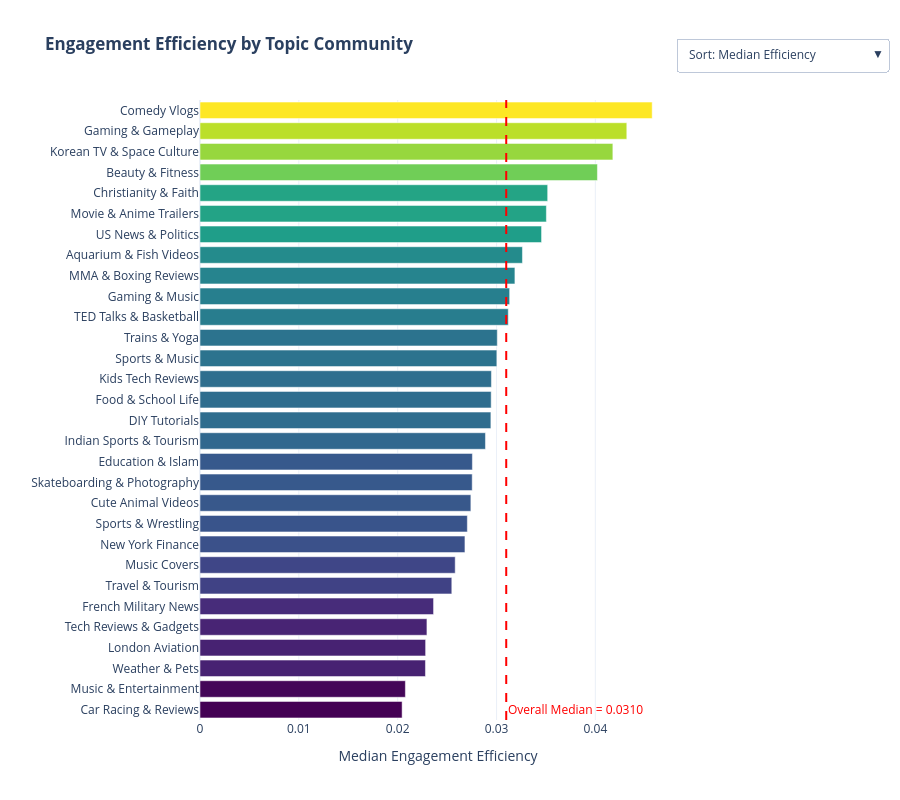

The notebook cell saved with this chart:
### Code cell
df_keywords = pd.read_csv(CACHED_RESUTLS_DIR + "/flourish_topic_hierarchy.csv")

# Expect columns like in your screenshot:
# topic_id, topic_label, keyword, probability, count_channel, prop_outperformer

# ------------------------------------------------------------
# 1) Build "top 3 keywords" string per topic_label from df_keywords
# ------------------------------------------------------------
TOP_N = 3

df_kw_top = (
    df_keywords
    .sort_values(["topic_label", "probability"], ascending=[True, False])
    .groupby("topic_label", as_index=False)
    .agg({
        "keyword": lambda s: ", ".join(s.head(TOP_N)),
        "count_channel": "first",        # same within a topic_label in your file
        "prop_outperformer": "first"     # same within a topic_label in your file
    })
    .rename(columns={"keyword": "clean_keywords"})
)

# Optional: if you prefer nicer display (e.g., "how_to" -> "how to")
df_kw_top["clean_keywords"] = df_kw_top["clean_keywords"].str.replace("_", " ", regex=False)

# ------------------------------------------------------------
# 2) Aggregate efficiency stats from df_analysis_test (same as before, minus keywords)
# ------------------------------------------------------------
df_agg = df_analysis_test[df_analysis_test["topic_id"] == df_analysis_test["dominant_topic_id"]].copy()

df_plot = (
    df_agg.groupby("topic_label", as_index=False)
    .agg({
        "avg_engagement_efficiency": "median",
        "channel_id": "count",
        "subscribers_cc": "sum",
    })
)

# ------------------------------------------------------------
# 3) Merge in keywords + (optional) topic-level stats from the csv
# ------------------------------------------------------------
df_plot = df_plot.merge(df_kw_top, on="topic_label", how="left")

# If some topics are missing from df_keywords, avoid NaNs in hover
df_plot["clean_keywords"] = df_plot["clean_keywords"].fillna("(no keywords)")
df_plot["prop_outperformer"] = df_plot["prop_outperformer"].fillna(float("nan"))
df_plot["count_channel"] = df_plot["count_channel"].fillna(df_plot["channel_id"])

df_plot = df_plot.sort_values("avg_engagement_efficiency")

# 1) Sort by median engagement efficiency (descending)
order_by_median = (
    df_plot.sort_values("avg_engagement_efficiency")["topic_label"]
    .tolist()
)

# 2) Sort by proportion of outperformers (descending)
order_by_outperf = (
    df_plot.sort_values("prop_outperformer")["topic_label"]
    .tolist()
)

# Keep df_plot in one "default" order for the initial render (choose median)
df_plot = df_plot.set_index("topic_label").loc[order_by_median].reset_index()

# ------------------------------------------------------------
# 4) Plot (same structure, updated hover fields)
# ------------------------------------------------------------
overall_median = df_agg["avg_engagement_efficiency"].median()
fig = go.Figure()
fig.add_vline(
    x=overall_median,
    line_width=2,
    line_dash="dash",
    line_color="red",
    annotation_text=f"Overall Median = {overall_median:.4f}",
    annotation_position="bottom right",
    annotation_font=dict(
        color="red",
        size=12,
    ),
)

# customdata columns order matters for hovertemplate indexing
custom_cols = ["clean_keywords", "channel_id", "prop_outperformer"]
customdata = df_plot[custom_cols].to_numpy()

fig.add_trace(go.Bar(
    x=df_plot["avg_engagement_efficiency"],
    y=df_plot["topic_label"],
    orientation="h",
    marker=dict(
        color=df_plot["avg_engagement_efficiency"],
        colorscale="Viridis",
        line=dict(color="rgba(255, 255, 255, 0.5)", width=1),
    ),
    customdata=customdata,
    hovertemplate=(
        "<b>Community: %{y}</b><br>"
        "Median Efficiency: <b>%{x:.4f}</b><br>"
        "Channels in Topic: %{customdata[1]}<br>"
        "Top Keywords: <i>%{customdata[0]}</i><br>"
        "Outperformer Proportion: <b>%{customdata[2]:.2%}</b>"
        "<extra></extra>"
    ),
))

fig.update_layout(
    updatemenus=[
        dict(
            buttons=[
                dict(
                    label="Sort: Median Efficiency",
                    method="relayout",
                    args=[{
                        "yaxis.categoryorder": "array",
                        "yaxis.categoryarray": order_by_median
                    }],
                ),
                dict(
                    label="Sort: Outperformer Proportion",
                    method="relayout",
                    args=[{
                        "yaxis.categoryorder": "array",
                        "yaxis.categoryarray": order_by_outperf
                    }],
                ),
            ],
            direction="down",
            showactive=True,
            x=1.00,
            y=1.10,
            xanchor="left",
            yanchor="top",
        )
    ],
    title="<b>Engagement Efficiency by Topic Community</b>",
    xaxis_title="Median Engagement Efficiency",
    template="plotly_white",
    height=800,
    xaxis_rangeslider_visible=False,
    margin=dict(l=200),
)

fig.show()

### Figure 1 — Plotly figure (JSON) as saved in the notebook; plotly's stock layout.template omitted (floating-point values rounded to 4 significant figures)
{"data": [{"customdata": [["car, cars, racing", 2173, 0.005522], ["music, entertainment, dance", 3412, 0.006741], ["weather, funny pets, german", 550, 0.02545], ["london, uk, england", 1102, 0.02087], ["technology, tech, mobile", 1924, 0.01091], ["military, france, army", 769, 0.0104], ["travel, adventure, tour", 2152, 0.01626], ["music, disney, cover", 4364, 0.006645], ["new york, money, halloween", 985, 0.03756], ["nfl, wrestling, wwe", 1710, 0.02807], ["cute, animals, dog", 967, 0.03413], ["top 10, freestyle, photography", 1023, 0.01271], ["education, science, english", 886, 0.01919], ["india, interview, high", 938, 0.01493], ["how to, tutorial, diy", 30644, 0.02996], ["food, school, college", 882, 0.03061], ["android, kids, unboxing", 2263, 0.02961], ["football, art, soccer", 3519, 0.01449], ["train, trains, yoga", 787, 0.05337], ["basketball, nba, english", 1010, 0.02277], ["music, environment, nintendo", 2591, 0.0193], ["review, boxing, mma", 1198, 0.02922], ["fish, aquarium, water", 2522, 0.04758], ["news, politics, donald trump", 954, 0.08386], ["trailer, movie, film", 3414, 0.02841], ["jesus, god, christian", 1946, 0.03289], ["beauty, makeup, fashion", 4764, 0.0296], ["tv, korea, korean", 1834, 0.03053], ["gameplay, games, gaming", 6023, 0.05612], ["comedy, vlog, hilarious", 4499, 0.05579]], "hovertemplate": "<b>Community: %{y}</b><br>Median Efficiency: <b>%{x:.4f}</b><br>Channels in Topic: %{customdata[1]}<br>Top Keywords: <i>%{customdata[0]}</i><br>Outperformer Proportion: <b>%{customdata[2]:.2%}</b><extra></extra>", "marker": {"color": [0.02045, 0.02078, 0.02281, 0.02283, 0.02296, 0.02363, 0.02547, 0.02582, 0.0268, 0.02705, 0.0274, 0.02754, 0.02756, 0.02888, 0.02943, 0.02946, 0.02948, 0.03003, 0.03008, 0.03119, 0.03133, 0.03186, 0.03262, 0.03456, 0.03504, 0.03518, 0.04021, 0.04177, 0.04318, 0.04575], "colorscale": [[0, "#440154"], [0.1111, "#482878"], [0.2222, "#3e4989"], [0.3333, "#31688e"], [0.4444, "#26828e"], [0.5556, "#1f9e89"], [0.6667, "#35b779"], [0.7778, "#6ece58"], [0.8889, "#b5de2b"], [1, "#fde725"]], "line": {"color": "rgba(255, 255, 255, 0.5)", "width": 1}}, "orientation": "h", "type": "bar", "x": [0.02045, 0.02078, 0.02281, 0.02283, 0.02296, 0.02363, 0.02547, 0.02582, 0.0268, 0.02705, 0.0274, 0.02754, 0.02756, 0.02888, 0.02943, 0.02946, 0.02948, 0.03003, 0.03008, 0.03119, 0.03133, 0.03186, 0.03262, 0.03456, 0.03504, 0.03518, 0.04021, 0.04177, 0.04318, 0.04575], "y": ["Car Racing & Reviews", "Music & Entertainment", "Weather & Pets", "London Aviation", "Tech Reviews & Gadgets", "French Military News", "Travel & Tourism", "Music Covers", "New York Finance", "Sports & Wrestling", "Cute Animal Videos", "Skateboarding & Photography", "Education & Islam", "Indian Sports & Tourism", "DIY Tutorials", "Food & School Life", "Kids Tech Reviews", "Sports & Music", "Trains & Yoga", "TED Talks & Basketball", "Gaming & Music", "MMA & Boxing Reviews", "Aquarium & Fish Videos", "US News & Politics", "Movie & Anime Trailers", "Christianity & Faith", "Beauty & Fitness", "Korean TV & Space Culture", "Gaming & Gameplay", "Comedy Vlogs"]}], "layout": {"annotations": [{"font": {"color": "red", "size": 12}, "showarrow": false, "text": "Overall Median = 0.0310", "x": 0.03098, "xanchor": "left", "xref": "x", "y": 0, "yanchor": "bottom", "yref": "y domain"}], "height": 800, "margin": {"l": 200}, "shapes": [{"line": {"color": "red", "dash": "dash", "width": 2}, "type": "line", "x0": 0.03098, "x1": 0.03098, "xref": "x", "y0": 0, "y1": 1, "yref": "y domain"}], "title": {"text": "<b>Engagement Efficiency by Topic Community</b>"}, "updatemenus": [{"buttons": [{"args": [{"yaxis.categoryarray": ["Car Racing & Reviews", "Music & Entertainment", "Weather & Pets", "London Aviation", "Tech Reviews & Gadgets", "French Military News", "Travel & Tourism", "Music Covers", "New York Finance", "Sports & Wrestling", "Cute Animal Videos", "Skateboarding & Photography", "Education & Islam", "Indian Sports & Tourism", "DIY Tutorials", "Food & School Life", "Kids Tech Reviews", "Sports & Music", "Trains & Yoga", "TED Talks & Basketball", "Gaming & Music", "MMA & Boxing Reviews", "Aquarium & Fish Videos", "US News & Politics", "Movie & Anime Trailers", "Christianity & Faith", "Beauty & Fitness", "Korean TV & Space Culture", "Gaming & Gameplay", "Comedy Vlogs"], "yaxis.categoryorder": "array"}], "label": "Sort: Median Efficiency", "method": "relayout"}, {"args": [{"yaxis.categoryarray": ["Car Racing & Reviews", "Music Covers", "Music & Entertainment", "French Military News", "Tech Reviews & Gadgets", "Skateboarding & Photography", "Sports & Music", "Indian Sports & Tourism", "Travel & Tourism", "Education & Islam", "Gaming & Music", "London Aviation", "TED Talks & Basketball", "Weather & Pets", "Sports & Wrestling", "Movie & Anime Trailers", "MMA & Boxing Reviews", "Beauty & Fitness", "Kids Tech Reviews", "DIY Tutorials", "Korean TV & Space Culture", "Food & School Life", "Christianity & Faith", "Cute Animal Videos", "New York Finance", "Aquarium & Fish Videos", "Trains & Yoga", "Comedy Vlogs", "Gaming & Gameplay", "US News & Politics"], "yaxis.categoryorder": "array"}], "label": "Sort: Outperformer Proportion", "method": "relayout"}], "direction": "down", "showactive": true, "x": 1, "xanchor": "left", "y": 1.1, "yanchor": "top"}], "xaxis": {"rangeslider": {"visible": false}, "title": {"text": "Median Engagement Efficiency"}}}}
